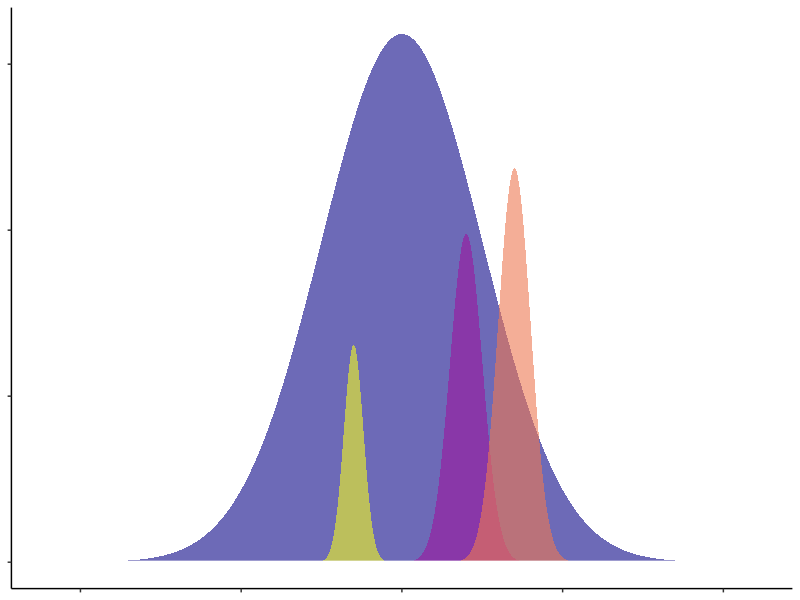
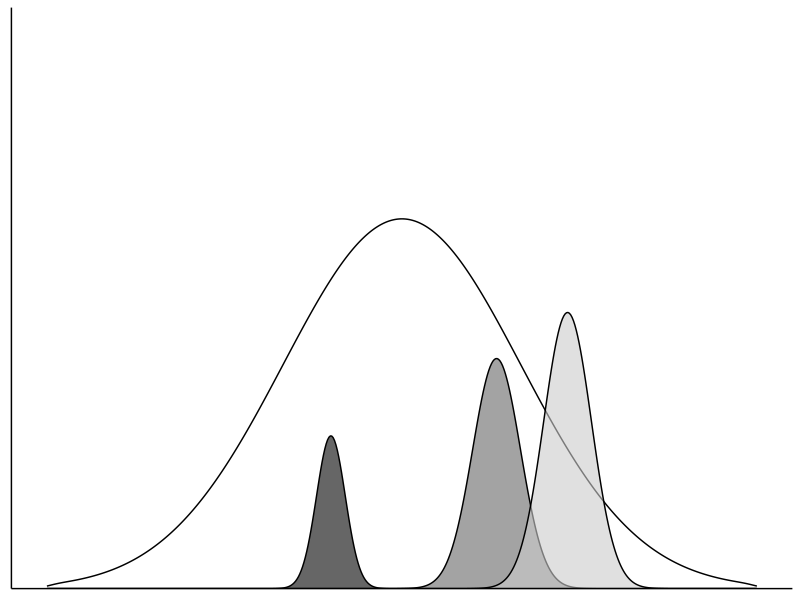
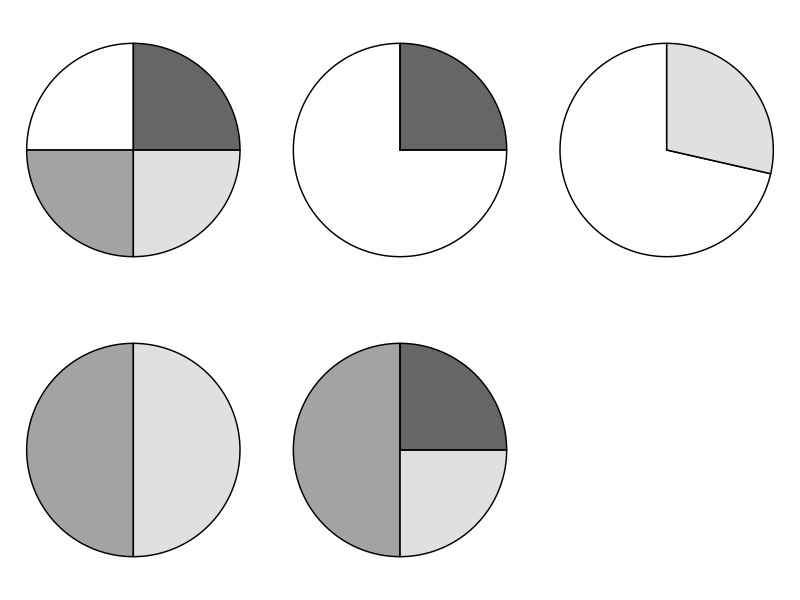
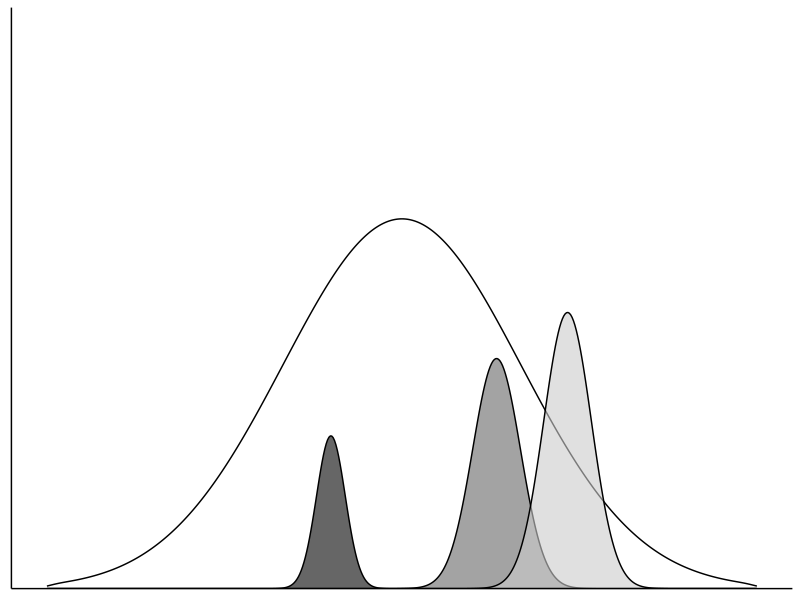
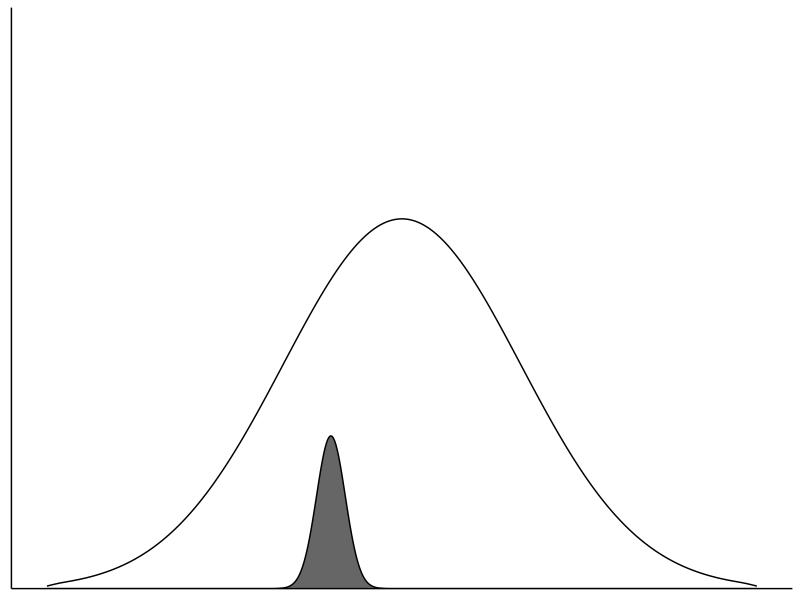
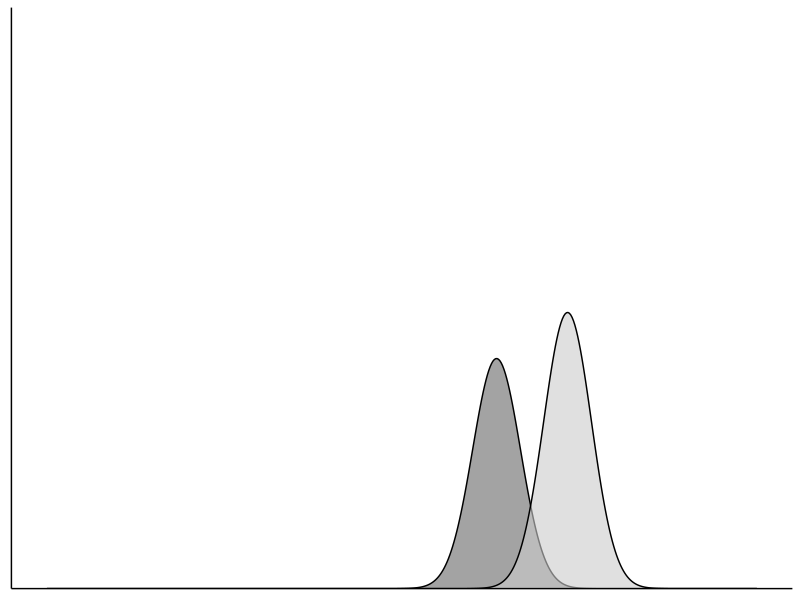
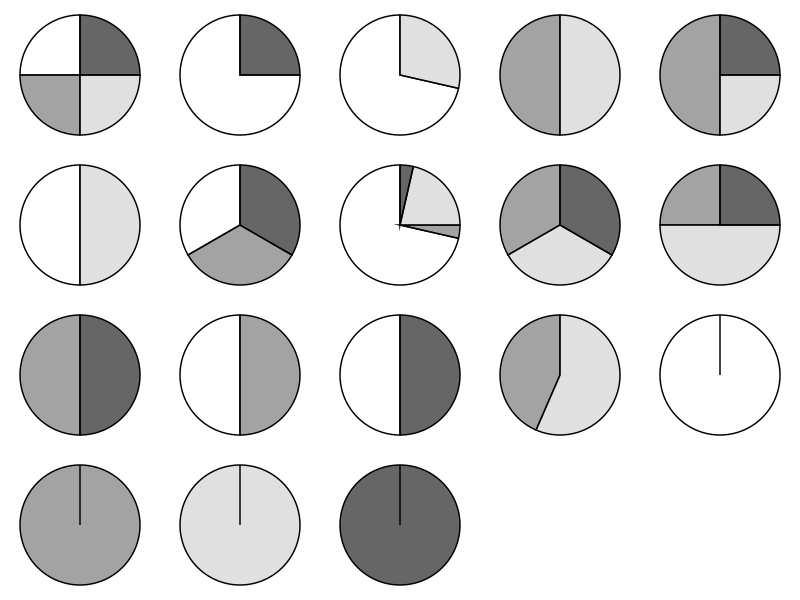

Write R code to recreate these figures, in order.


# Project: Examining the relationship between biodiversity and ecosystem functioning in experimental and observational data

# Title: Conceptual figure 1

# load relevant libraries
library(readr)
library(dplyr)
library(tidyr)
library(purrr)
library(ggplot2)
library(broom)
library(RColorBrewer)
library(viridis)
library(here)
library(vegan)
library(ggpubr)

# simulate normally distributed niches

rnorm_perfect <- function(n, mean = 0, sd = 1) {
  stats::qnorm(seq(1 / n, 1 - 1 / n, length.out = n), mean, sd)
}

# set the seed
set.seed(555)

# set up species abundances
spp_abun <- c(200000, 25000, 30000, 10000)

# set up species locations (i.e. means)
spp_means <- c(0, 20, 35, -15)

# set up species standard deviations
spp_sd <- c(25, 5, 5, 3)

# run a loop to 
spp <- vector("list", length = length(spp_abun))
names(spp) <- LETTERS[1:length(spp_abun)]

for (i in seq_along(1:length(spp_abun))) {
  
  spp[[i]] <- data.frame(spp = rnorm_perfect(n = spp_abun[i], mean = spp_means[i], sd = spp_sd[i]))
  
}

spp <- 
  bind_rows(spp, .id = "species") %>%
  as_tibble()

# normal distributions in colour

ggplot(data = spp, 
       mapping = aes(x = spp, y = ..count.., fill = species)) +
  geom_density(alpha = 0.6, colour = NA) +
  theme_classic() +
  scale_fill_viridis_d(option = "C") +
  geom_hline(yintercept=0, colour="white", size=1) +
  theme(legend.position = "none",
        axis.text = element_blank(),
        axis.title = element_blank())

# normal distributions in grey scale

fig_1 <- 
  ggplot(data = spp, 
       mapping = aes(x = spp, y = ..count.., fill = species)) +
  geom_density(alpha = 0.6, colour = "black") +
  theme_classic() +
  scale_fill_manual(values=c("#FFFFFF", "#666666", "#CCCCCC", "#000000")) +
  scale_y_continuous(expand = c(0, 0), limits = c(0, 5000)) +
  scale_x_continuous(limits = c(-75, 75)) +
  theme(legend.position = "none",
        axis.text = element_blank(),
        axis.title = element_blank(),
        axis.ticks = element_blank())
fig_1

ggsave(filename = here("figures/fig_1.png"), plot = fig_1,
       dpi = 300)


fig_1a <- 
  ggplot(data = spp %>% filter(species %in% c("A", "D")), 
         mapping = aes(x = spp, y = ..count.., fill = species)) +
  geom_density(alpha = 0.6, colour = "black") +
  theme_classic() +
  scale_fill_manual(values=c("#FFFFFF", "#000000")) +
  scale_y_continuous(expand = c(0, 0), limits = c(0, 5000)) +
  scale_x_continuous(limits = c(-75, 75)) +
  theme(legend.position = "none",
        axis.text = element_blank(),
        axis.title = element_blank(),
        axis.ticks = element_blank())

ggsave(filename = here("figures/fig_1a.png"), plot = fig_1a,
       dpi = 300)


fig_1b <- 
  ggplot(data = spp %>% filter(species %in% c("B", "C")), 
         mapping = aes(x = spp, y = ..count.., fill = species)) +
  geom_density(alpha = 0.6, colour = "black") +
  theme_classic() +
  scale_fill_manual(values=c("#666666", "#CCCCCC")) +
  scale_y_continuous(expand = c(0, 0), limits = c(0, 5000)) +
  scale_x_continuous(limits = c(-75, 75)) +
  theme(legend.position = "none",
        axis.text = element_blank(),
        axis.title = element_blank(),
        axis.ticks = element_blank())

ggsave(filename = here("figures/fig_1b.png"), plot = fig_1b,
       dpi = 300)


# make pie charts

df1 <- data.frame(
  group = c("A", "B", "C", "D"),
  value = c(1, 1, 1, 1)
)

p1 <- ggplot(df1, aes(x = "", y = value, fill = group)) +
  geom_bar(width = 1, stat = "identity", colour = "black", alpha = 0.6) +
  coord_polar("y", start=0) +
  scale_fill_manual(values=c("#FFFFFF", "#666666", "#CCCCCC", "#000000")) +
  theme_void() +
  theme(legend.position = "none")

df2 <- data.frame(
  group = c("A", "D"),
  value = c(1.5, 0.5)
)

p2 <- ggplot(df2, aes(x = "", y = value, fill = group)) +
  geom_bar(width = 1, stat = "identity", colour = "black", alpha = 0.6) +
  coord_polar("y", start=0) +
  scale_fill_manual(values=c("#FFFFFF", "#000000")) +
  theme_void() +
  theme(legend.position = "none")

df3 <- data.frame(
  group = c("A", "C"),
  value = c(2.5, 1)
)

p3 <- ggplot(df3, aes(x = "", y = value, fill = group)) +
  geom_bar(width = 1, stat = "identity", colour = "black", alpha = 0.6) +
  coord_polar("y", start=0) +
  scale_fill_manual(values=c("#FFFFFF", "#CCCCCC")) +
  theme_void() +
  theme(legend.position = "none")

df4 <- data.frame(
  group = c("B", "C"),
  value = c(1, 1)
)

p4 <- ggplot(df4, aes(x = "", y = value, fill = group)) +
  geom_bar(width = 1, stat = "identity", colour = "black", alpha = 0.6) +
  coord_polar("y", start=0) +
  scale_fill_manual(values=c("#666666", "#CCCCCC")) +
  theme_void() +
  theme(legend.position = "none")


df5 <- data.frame(
  group = c("B", "C", "D"),
  value = c(2, 1, 1)
)

p5 <- ggplot(df5, aes(x = "", y = value, fill = group)) +
  geom_bar(width = 1, stat = "identity", colour = "black", alpha = 0.6) +
  coord_polar("y", start=0) +
  scale_fill_manual(values=c("#666666", "#CCCCCC", "#000000")) +
  theme_void() +
  theme(legend.position = "none")

ggarrange(p1, p2, p3, p4, p5)

df6 <- data.frame(
  group = c("A", "C"),
  value = c(1, 1)
)

p6 <- ggplot(df6, aes(x = "", y = value, fill = group)) +
  geom_bar(width = 1, stat = "identity", colour = "black", alpha = 0.6) +
  coord_polar("y", start=0) +
  scale_fill_manual(values=c("#FFFFFF", "#CCCCCC")) +
  theme_void() +
  theme(legend.position = "none")

df7 <- data.frame(
  group = c("A","B","D"),
  value = c(1, 1, 1)
)

p7 <- ggplot(df7, aes(x = "", y = value, fill = group)) +
  geom_bar(width = 1, stat = "identity", colour = "black", alpha = 0.6) +
  coord_polar("y", start=0) +
  scale_fill_manual(values=c("#FFFFFF", "#666666", "#000000")) +
  theme_void() +
  theme(legend.position = "none")

df8 <- data.frame(
  group = c("A","B","C","D"),
  value = c(1, 0.05, 0.3, 0.05)
)

p8 <- ggplot(df8, aes(x = "", y = value, fill = group)) +
  geom_bar(width = 1, stat = "identity", colour = "black", alpha = 0.6) +
  coord_polar("y", start=0) +
  scale_fill_manual(values=c("#FFFFFF", "#666666", "#CCCCCC", "#000000")) +
  theme_void() +
  theme(legend.position = "none")

df9 <- data.frame(
  group = c("B","C","D"),
  value = c(0.05, 0.05, 0.05)
)

p9 <- ggplot(df9, aes(x = "", y = value, fill = group)) +
  geom_bar(width = 1, stat = "identity", colour = "black", alpha = 0.6) +
  coord_polar("y", start=0) +
  scale_fill_manual(values=c("#666666", "#CCCCCC", "#000000")) +
  theme_void() +
  theme(legend.position = "none")

df10 <- data.frame(
  group = c("B","C","D"),
  value = c(0.05, 0.10, 0.05)
)

p10 <- ggplot(df10, aes(x = "", y = value, fill = group)) +
  geom_bar(width = 1, stat = "identity", colour = "black", alpha = 0.6) +
  coord_polar("y", start=0) +
  scale_fill_manual(values=c("#666666", "#CCCCCC", "#000000")) +
  theme_void() +
  theme(legend.position = "none")

df11 <- data.frame(
  group = c("B","D"),
  value = c(0.05, 0.05)
)

p11 <- ggplot(df11, aes(x = "", y = value, fill = group)) +
  geom_bar(width = 1, stat = "identity", colour = "black", alpha = 0.6) +
  coord_polar("y", start=0) +
  scale_fill_manual(values=c("#666666", "#000000")) +
  theme_void() +
  theme(legend.position = "none")

df12 <- data.frame(
  group = c("A","B"),
  value = c(0.05, 0.05)
)

p12 <- ggplot(df12, aes(x = "", y = value, fill = group)) +
  geom_bar(width = 1, stat = "identity", colour = "black", alpha = 0.6) +
  coord_polar("y", start=0) +
  scale_fill_manual(values=c("#FFFFFF", "#666666")) +
  theme_void() +
  theme(legend.position = "none")

df13 <- data.frame(
  group = c("A","D"),
  value = c(0.05, 0.05)
)

p13 <- ggplot(df13, aes(x = "", y = value, fill = group)) +
  geom_bar(width = 1, stat = "identity", colour = "black", alpha = 0.6) +
  coord_polar("y", start=0) +
  scale_fill_manual(values=c("#FFFFFF", "#000000")) +
  theme_void() +
  theme(legend.position = "none")

df14 <- data.frame(
  group = c("B", "C"),
  value = c(1, 1.3)
)

p14 <- ggplot(df14, aes(x = "", y = value, fill = group)) +
  geom_bar(width = 1, stat = "identity", colour = "black", alpha = 0.6) +
  coord_polar("y", start=0) +
  scale_fill_manual(values=c("#666666", "#CCCCCC")) +
  theme_void() +
  theme(legend.position = "none")


# make singular charts
cols <- c("#FFFFFF", "#666666", "#CCCCCC", "#000000")

df_cols <- data.frame(
  group = c("B"),
  value = c(1)
)

df_plots <- vector("list")

for (i in seq_along(1:length(cols))) {
  
  df_plots[[i]] <- 
    ggplot(df_cols, aes(x = "", y = value, fill = group)) +
    geom_bar(width = 1, stat = "identity", colour = "black", alpha = 0.6) +
    coord_polar("y", start=0) +
    scale_fill_manual(values=cols[i]) +
    theme_void() +
    theme(legend.position = "none")
  
}

pies <- 
  ggarrange(p1, p2, p3, p4, p5, p6, p7, p8, p9, p10, p11, p12, p13, p14,
          df_plots[[1]], df_plots[[2]], df_plots[[3]], df_plots[[4]])

ggsave(filename = here("figures/fig_1_pies.png"), plot = pies,
       dpi = 300)




